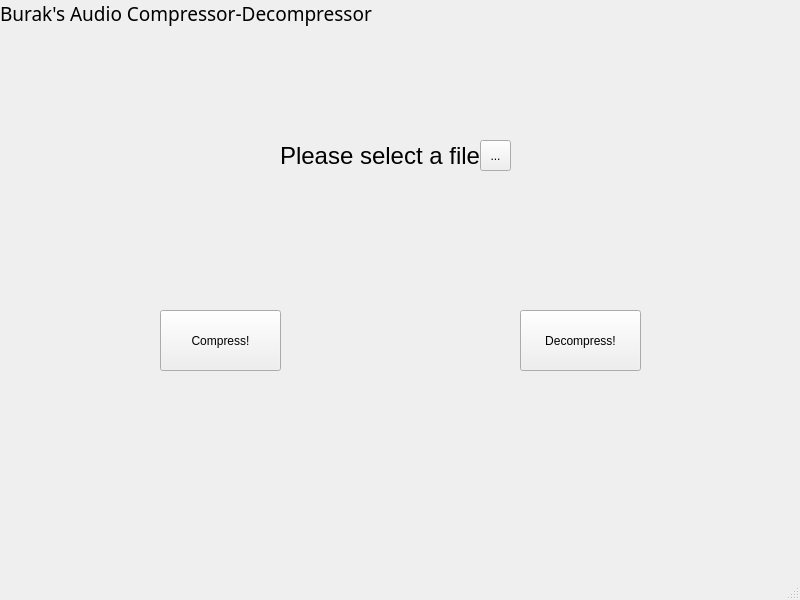
<?xml version="1.0" encoding="UTF-8"?>
<ui version="4.0">
 <class>MainWindow</class>
 <widget class="QMainWindow" name="MainWindow">
  <property name="geometry">
   <rect>
    <x>0</x>
    <y>0</y>
    <width>800</width>
    <height>600</height>
   </rect>
  </property>
  <property name="windowTitle">
   <string>MainWindow</string>
  </property>
  <widget class="QWidget" name="centralwidget">
   <widget class="QPushButton" name="pushCompress">
    <property name="geometry">
     <rect>
      <x>160</x>
      <y>310</y>
      <width>121</width>
      <height>61</height>
     </rect>
    </property>
    <property name="text">
     <string>Compress!</string>
    </property>
   </widget>
   <widget class="QPushButton" name="pushDecompress">
    <property name="geometry">
     <rect>
      <x>520</x>
      <y>310</y>
      <width>121</width>
      <height>61</height>
     </rect>
    </property>
    <property name="text">
     <string>Decompress!</string>
    </property>
   </widget>
   <widget class="QLabel" name="label">
    <property name="geometry">
     <rect>
      <x>280</x>
      <y>130</y>
      <width>201</width>
      <height>51</height>
     </rect>
    </property>
    <property name="font">
     <font>
      <pointsize>18</pointsize>
      <bold>false</bold>
     </font>
    </property>
    <property name="text">
     <string>Please select a file</string>
    </property>
    <property name="textFormat">
     <enum>Qt::TextFormat::PlainText</enum>
    </property>
   </widget>
   <widget class="QToolButton" name="selectFile">
    <property name="geometry">
     <rect>
      <x>480</x>
      <y>140</y>
      <width>31</width>
      <height>31</height>
     </rect>
    </property>
    <property name="text">
     <string>...</string>
    </property>
   </widget>
   <widget class="QLabel" name="label_2">
    <property name="geometry">
     <rect>
      <x>160</x>
      <y>200</y>
      <width>481</width>
      <height>81</height>
     </rect>
    </property>
    <property name="font">
     <font>
      <pointsize>24</pointsize>
     </font>
    </property>
    <property name="layoutDirection">
     <enum>Qt::LayoutDirection::LeftToRight</enum>
    </property>
    <property name="text">
     <string/>
    </property>
    <property name="alignment">
     <set>Qt::AlignmentFlag::AlignCenter</set>
    </property>
   </widget>
   <widget class="QLabel" name="label_3">
    <property name="geometry">
     <rect>
      <x>160</x>
      <y>360</y>
      <width>481</width>
      <height>71</height>
     </rect>
    </property>
    <property name="font">
     <font>
      <pointsize>16</pointsize>
     </font>
    </property>
    <property name="text">
     <string/>
    </property>
    <property name="alignment">
     <set>Qt::AlignmentFlag::AlignCenter</set>
    </property>
   </widget>
   <widget class="QLabel" name="label_4">
    <property name="geometry">
     <rect>
      <x>0</x>
      <y>0</y>
      <width>611</width>
      <height>71</height>
     </rect>
    </property>
    <property name="font">
     <font>
      <family>MV Boli</family>
      <pointsize>14</pointsize>
     </font>
    </property>
    <property name="text">
     <string>Burak's Audio Compressor-Decompressor</string>
    </property>
    <property name="alignment">
     <set>Qt::AlignmentFlag::AlignLeading|Qt::AlignmentFlag::AlignLeft|Qt::AlignmentFlag::AlignTop</set>
    </property>
   </widget>
  </widget>
  <widget class="QMenuBar" name="menubar">
   <property name="geometry">
    <rect>
     <x>0</x>
     <y>0</y>
     <width>800</width>
     <height>22</height>
    </rect>
   </property>
  </widget>
  <widget class="QStatusBar" name="statusbar"/>
 </widget>
 <resources/>
 <connections/>
</ui>
